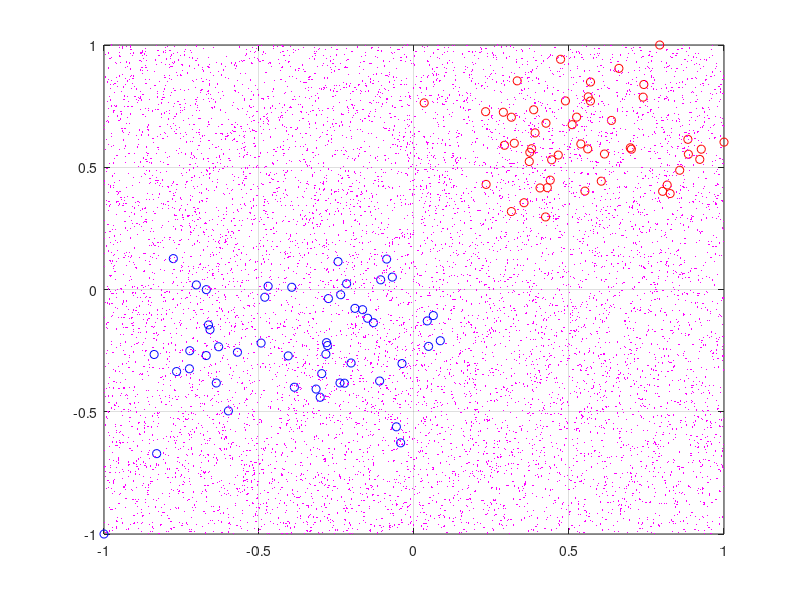

Source code (MATLAB): (Note: this script raises an error after producing the figure.)
clear 
close all
clc

% Commento Mauro
%
% epsilon is the precision  
% alpha is the starting point that ha to be inside domain because satisfy box constraint and linear constraint 
% how I can see if the solution is correct 
% 1 plot solution to see if KKT constraint are satisfy 
% the point on support iperplane 
% the where each alpha = C 
% to be sure that all point are corrected classified we have to compute duality gap  
% in particular for points near to margin
 
%%
n = 100;
d = 2;
X = [randn(n/2,d)+2;randn(n/2,d)-2];
Y = [ones(n/2,1);-ones(n/2,1)];

%% Normalizzo
for i = 1:d
    mi = min(X(:,i));
    ma = max(X(:,i));
    di = ma - mi;
    X(:,i) = 2*(X(:,i)-mi)/di-1;
end
 
%%
figure, hold on, box on, grid on
plot(X(Y<0,1),X(Y<0,2),'ob')
plot(X(Y>0,1),X(Y>0,2),'or')

%%
C = 1;
Q = diag(Y)*X*X'*diag(Y);
% min_alpha .5 * alpha' Q alpha - 1 alpha  Q_ij = y_i y_j x'_i x_j
% s.t. y'*alpha = 0, 0 <= alpha <= C
alpha = quadprog(Q,-ones(n,1),[],[],Y',0,zeros(n,1),C*ones(n,1));
w = X'*diag(Y)*alpha;
i = find(alpha > 0+1e-5 | alpha < C-(1e-5)); i = i(1); % Non metto 0 per via della precisione numerica, numri molto piccoli vanno consierati 0
b = Y(i) - w'*X(i,:)';

%%
% Plot the separator
%%
ns = 10000;
XS = 2*rand(ns,d)-1;
YS = XS*w+b;
 
%%
plot(XS(YS<0,1),XS(YS<0,2),'.c','MarkerSize',1)
plot(XS(YS>0,1),XS(YS>0,2),'.m','MarkerSize',1)
plot(XS(YS<-1,1),XS(YS<-1,2),'.b','MarkerSize',1)
plot(XS(YS>+1,1),XS(YS>+1,2),'.r','MarkerSize',1)
% small C -> planes less obliquous
% lasrge C -> i care about have a small error not great margin

%%
% Usiamo algoritmo scritto dal prof
C = 1;
Q = diag(Y)*X*X'*diag(Y);
% Note that in this algo i should have put y'alfa = 0
[~,err,alpha,b] = SMO2_ab(n,Q,-ones(n,1),Y',zeros(n,1),C*ones(n,1)...
                             ,1000000,.0001,zeros(n,1));
if (err ~= 0)
    warning('Problem in SMO');
end
        
w = X'*diag(Y)*alpha;
 
%%
ns = 10000;
XS = 2*rand(ns,d)-1;
YS = XS*w+b;
 
%%
plot(XS(YS<0,1),XS(YS<0,2),'.c','MarkerSize',1)
plot(XS(YS>0,1),XS(YS>0,2),'.m','MarkerSize',1)
plot(XS(YS<-1,1),XS(YS<-1,2),'.b','MarkerSize',1)
plot(XS(YS>+1,1),XS(YS>+1,2),'.r','MarkerSize',1)

%%
% Check the solution
plot(X(alpha==0,1),X(alpha==0,2),'sg','MarkerSize',10,'linewidth',5)
plot(X(alpha>0&alpha<C,1),X(alpha>0&alpha<C,2),'sk','MarkerSize',10,'linewidth',5)
plot(X(alpha==C,1),X(alpha==C,2),'sy','MarkerSize',10,'linewidth',5)

%%
%Compute the duality gap
dualcost = -(.5*alpha'*Q*alpha-ones(n,1)'*alpha);
% .5 |w|^2 + C \sum_i=1^n max(0,1-y_i (w'x_i+b))
primalcost = .5*w'*w+C*sum(max(0,1-diag(Y)*(X*w+b)));
dualitygap = abs(dualcost-primalcost);
title(sprintf('DG: %e', dualitygap));








